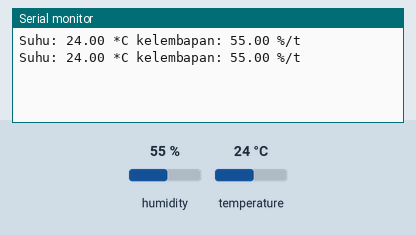
Recording of a sketch running on a simulated Arduino Uno, built with avr-gcc and run on an emulated ATmega328P. Parts: the last lines printed to the serial monitor. The inputs (shaded band) are chosen by the test bench; at power-on: humidity 55 %, temperature 24 °C.

Above: at 4.8 s.
4.9 s: humidity set to 22 %
At 7.4 s:
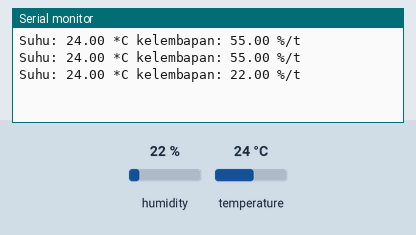
7.9 s: temperature set to 12 °C
At 8.6 s:
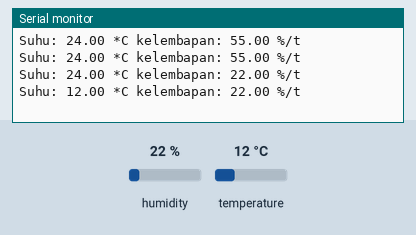
10.9 s: humidity set to 40 %
At 13.5 s:
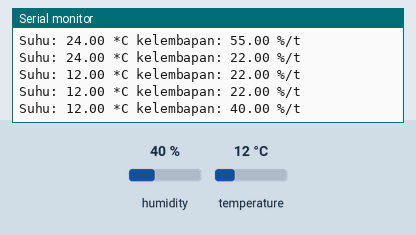
Timing chart, 0 to 15.0 s (numbered marks = the images above; inputs shaded):
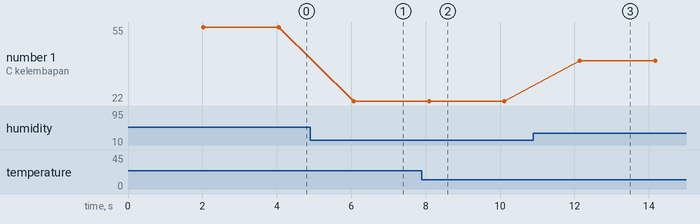

Measured:
- after the input at 4.9 s, the serial monitor: prints a new line after 1.2 s (image 1)
- after the input at 7.9 s, the serial monitor: prints a new line after 0.20 s (image 2)
- after the input at 10.9 s, the serial monitor: prints a new line after 1.2 s (image 3)
- plotted number 1: 55 → 22 after the input at 4.9 s, 22 → 40 after the input at 10.9 s

The sketch:

project_ukur_kelembaban.ino
```cpp
#include "DHT.h"
#define DHTPIN A5
#define DHTTYPE DHT11

DHT dht (DHTPIN, DHTTYPE);

float t;
float h;

void setup() {
  // put your setup code here, to run once:
  Serial.begin(9600);
  dht.begin();
}

void loop() {
  // put your main code here, to run repeatedly:
  delay(2000);
  t = dht.readTemperature();
  h = dht.readHumidity();

  Serial.print("Suhu: ");
  Serial.print(t);
  Serial.print(" *C ");
  Serial.print("kelembapan: ");
  Serial.print(h);
  Serial.println(" %/t");
}
```
